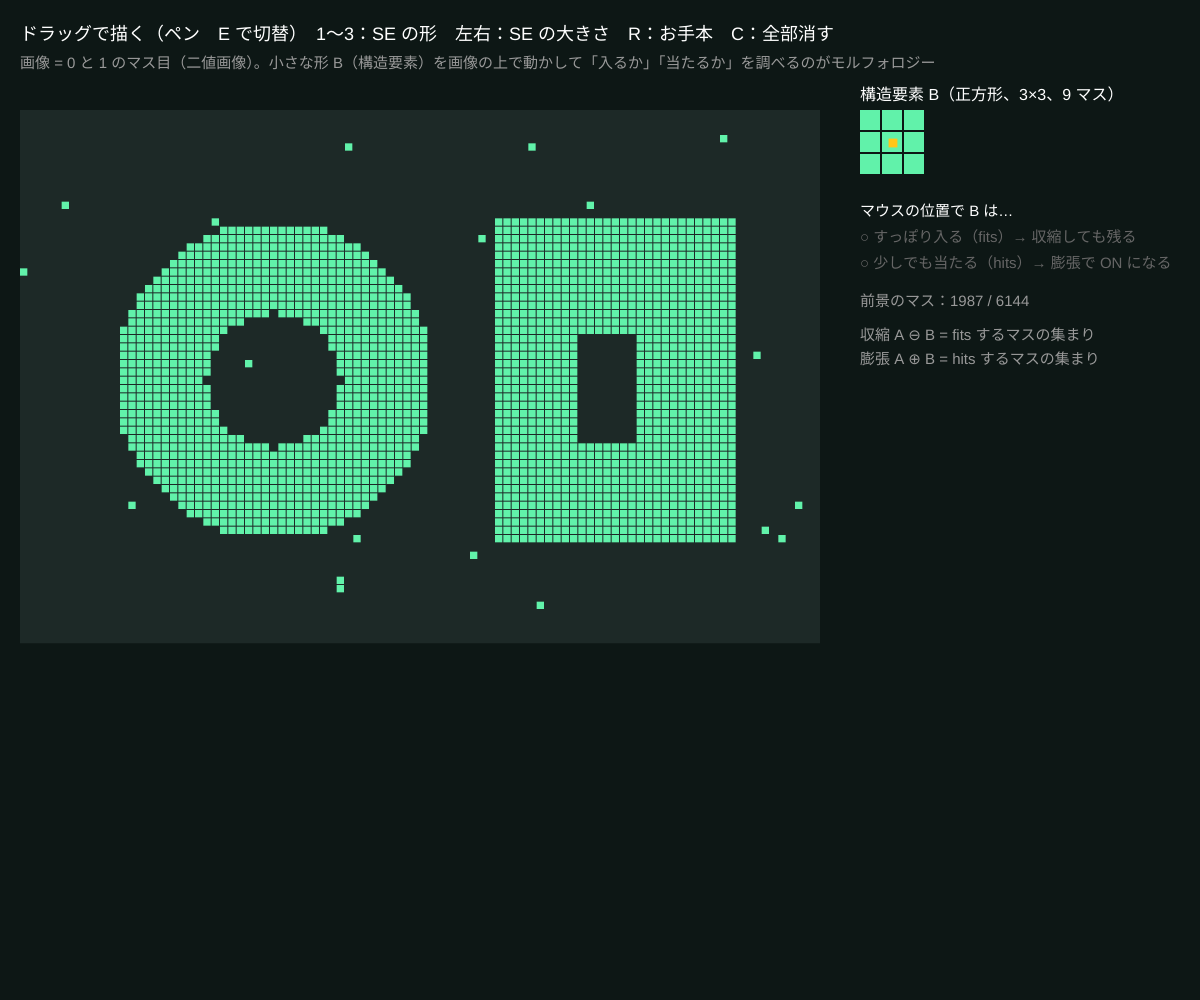
Frame 1 (no input)
Frame 60 (no input): identical to frame 1, image omitted
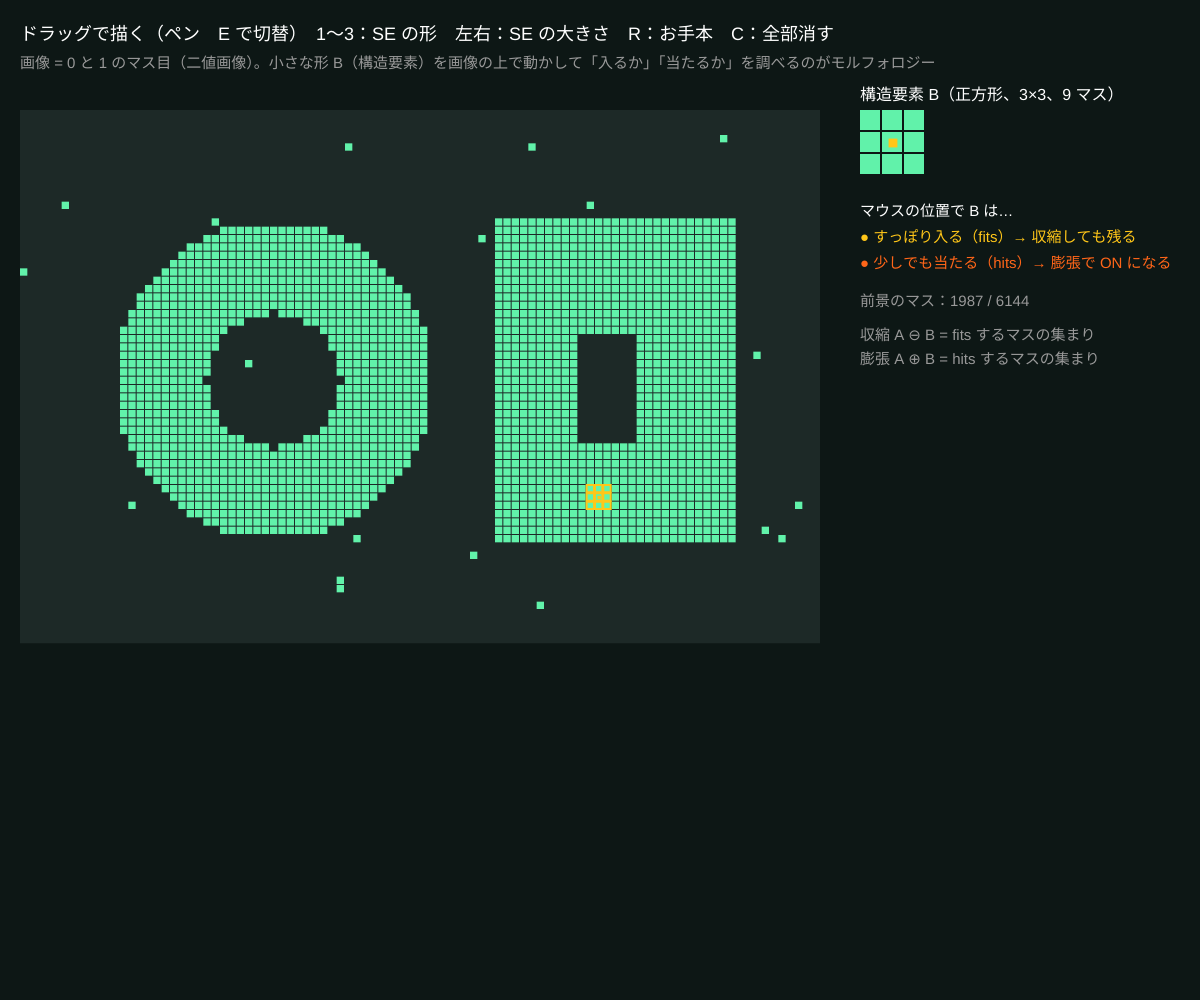
Frame 120 (the mouse pressed at the canvas centre since frame 60)

The p5.js sketch that drew these frames (run headless with seeded random() and noise() and a simulated clock; from frame 60 on, the mouse is pressed at the canvas centre):

// p5.js sketch
// ── sketch.js
// ============================================
// 00 二値画像と構造要素（モルフォロジーの材料）
// 画像を「0 と 1 のマス目」として扱い、小さな形 = 構造要素（SE）を画像の上で動かす
// SE が「すっぽり入る」か「少しでも当たる」か ── これが収縮と膨張の正体
// ドラッグで描く / E で消しゴム / 1〜3 で SE の形（正方形・十字・円） / 左右で SE の大きさ / R でお手本 / C で全部消す
// ============================================

let cols = 96, rows = 64, cell, ox = 20, oy = 110;
let img;            // 0 / 1 の配列（1 = 前景 = 白いマス）
let seKind = 'box'; // ★ 'box'（正方形） 'cross'（十字） 'disk'（円）
let seR = 1;        // ★ SE の半径（1 なら 3×3）
let se = [];
let eraser = false;
let seNames = { box: '正方形', cross: '十字', disk: '円' };

function setup() {
  createCanvas(windowWidth, windowHeight);
  colorMode(HSB, 360, 100, 100, 100);
  cell = min((width - 400) / cols, (height - 140) / rows);
  img = new Uint8Array(cols * rows);
  preset();
  se = makeSE(seKind, seR);
}

// お手本：リング、穴あき四角、小さなゴミ
function preset() {
  img.fill(0);
  for (let y = 0; y < rows; y++) for (let x = 0; x < cols; x++) {
    let d = dist(x, y, 30, 32);
    if (d < 19 && d > 8) img[x + y * cols] = 1;
    if (x > 56 && x < 86 && y > 12 && y < 52) img[x + y * cols] = 1;
    if (x > 66 && x < 74 && y > 26 && y < 40) img[x + y * cols] = 0;
  }
  for (let k = 0; k < 30; k++) img[floor(random(cols * rows))] = 1; // ★ ゴミの数
}

function draw() {
  background(170, 45, 9);
  // 画像
  noStroke();
  fill(170, 30, 16);
  rect(ox, oy, cols * cell, rows * cell);
  let area = 0;
  for (let i = 0; i < cols * rows; i++) {
    if (!img[i]) continue;
    area++;
    fill(150, 60, 95);
    rect(ox + (i % cols) * cell, oy + floor(i / cols) * cell, cell - 1, cell - 1);
  }

  // マウスの位置に SE を重ねる：すっぽり入る（fits）？ 当たる（hits）？
  let mx = floor((mouseX - ox) / cell), my = floor((mouseY - oy) / cell);
  let fits = false, hits = false, inside = mx >= 0 && my >= 0 && mx < cols && my < rows;
  if (inside) {
    let onCount = 0;
    for (let [dx, dy] of se) {
      let nx = constrain(mx + dx, 0, cols - 1), ny = constrain(my + dy, 0, rows - 1);
      if (img[nx + ny * cols]) onCount++;
    }
    fits = onCount === se.length;
    hits = onCount > 0;
    noFill();
    strokeWeight(2);
    stroke(fits ? 45 : hits ? 20 : 0, fits || hits ? 90 : 0, 100);
    for (let [dx, dy] of se) rect(ox + (mx + dx) * cell, oy + (my + dy) * cell, cell - 1, cell - 1);
    noStroke();
    fill(45, 90, 100);
    rect(ox + mx * cell + cell * 0.3, oy + my * cell + cell * 0.3, cell * 0.4, cell * 0.4); // 原点
  }

  // 右：SE の拡大図
  let px = ox + cols * cell + 40, py = oy, big = 22;
  fill(0, 0, 100); textSize(16);
  text('構造要素 B（' + seNames[seKind] + '、' + (2 * seR + 1) + '×' + (2 * seR + 1) + '、' + se.length + ' マス）', px, py - 10);
  for (let dy = -seR; dy <= seR; dy++) for (let dx = -seR; dx <= seR; dx++) {
    let on = se.some((o) => o[0] === dx && o[1] === dy);
    fill(on ? 150 : 170, on ? 60 : 30, on ? 95 : 20);
    rect(px + (dx + seR) * big, py + (dy + seR) * big, big - 2, big - 2);
  }
  fill(45, 90, 100);
  rect(px + seR * big + big * 0.3, py + seR * big + big * 0.3, big * 0.4, big * 0.4);
  let ty = py + (2 * seR + 1) * big + 40;
  textSize(15);
  fill(0, 0, 100);
  text('マウスの位置で B は…', px, ty);
  fill(fits ? 45 : 0, fits ? 90 : 0, fits ? 100 : 40);
  text((fits ? '● ' : '○ ') + 'すっぽり入る（fits）→ 収縮しても残る', px, ty + 26);
  fill(hits ? 20 : 0, hits ? 90 : 0, hits ? 100 : 40);
  text((hits ? '● ' : '○ ') + '少しでも当たる（hits）→ 膨張で ON になる', px, ty + 52);
  fill(0, 0, 60);
  text('前景のマス：' + area + ' / ' + cols * rows, px, ty + 90);
  text('収縮 A ⊖ B = fits するマスの集まり', px, ty + 124);
  text('膨張 A ⊕ B = hits するマスの集まり', px, ty + 148);

  fill(0, 0, 100);
  textSize(18);
  text('ドラッグで描く（' + (eraser ? '消しゴム' : 'ペン') + '　E で切替）　1〜3：SE の形　左右：SE の大きさ　R：お手本　C：全部消す', 20, 40);
  fill(0, 0, 60);
  textSize(15);
  text('画像 = 0 と 1 のマス目（二値画像）。小さな形 B（構造要素）を画像の上で動かして「入るか」「当たるか」を調べるのがモルフォロジー', 20, 68);
}

function paint() {
  let gx = floor((mouseX - ox) / cell), gy = floor((mouseY - oy) / cell);
  for (let dy = -1; dy <= 1; dy++) for (let dx = -1; dx <= 1; dx++) {
    let x = gx + dx, y = gy + dy;
    if (x >= 0 && y >= 0 && x < cols && y < rows) img[x + y * cols] = eraser ? 0 : 1;
  }
}
function mousePressed() { paint(); }
function mouseDragged() { paint(); }
function keyPressed() {
  if (key === '1') seKind = 'box';
  if (key === '2') seKind = 'cross';
  if (key === '3') seKind = 'disk';
  if (key === LEFT_ARROW) seR = max(1, seR - 1);
  if (key === RIGHT_ARROW) seR = min(5, seR + 1);
  if (key === 'e' || key === 'E') eraser = !eraser;
  if (key === 'r' || key === 'R') preset();
  if (key === 'c' || key === 'C') img.fill(0);
  se = makeSE(seKind, seR);
}

// ---------- やってみよう ----------
// 1. SE を大きくして、リングの上でも「すっぽり入る」場所を探す。入らなくなるのは半径いくつから？
// 2. 小さなゴミの上では「当たる」が「入らない」。収縮するとゴミは消える、と予想できる
// 3. 十字と円では「入る」範囲がどう違う？ 四角の角で比べてみよう

// ==================================================
// ここから下は「モルフォロジーの道具」（構造要素）
// ==================================================
// 構造要素：原点からのずれ [dx, dy] のリスト
function makeSE(kind, r) {
  let out = [];
  for (let dy = -r; dy <= r; dy++) for (let dx = -r; dx <= r; dx++) {
    if (kind === 'box') out.push([dx, dy]);
    else if (kind === 'cross') { if (dx === 0 || dy === 0) out.push([dx, dy]); }
    else if (dx * dx + dy * dy <= r * r + r * 0.5) out.push([dx, dy]);
  }
  return out;
}
